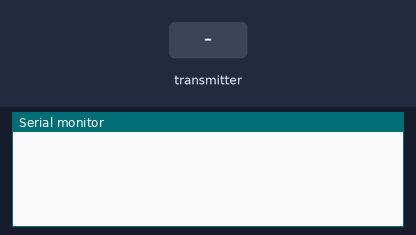
A sketch run on a simulated ESP32. Parts: the last lines printed to the serial monitor. The inputs (shaded band) are chosen by the test bench.

Above: at 1.2 s.
1.3 s: the transmitter starts sending id = 0
At 1.66 s:
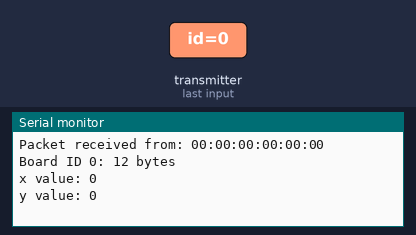
2.8 s: the transmitter starts sending x = 1024
4.3 s: the transmitter starts sending y = 1024
At 4.66 s:
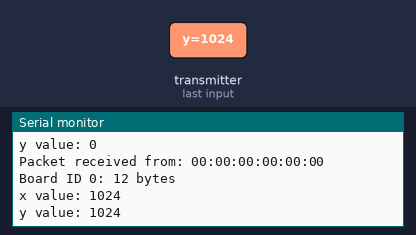
5.8 s: the transmitter starts sending id = 1
7.3 s: the transmitter starts sending x = 2048
8.8 s: the transmitter starts sending y = 2048
At 9.16 s:
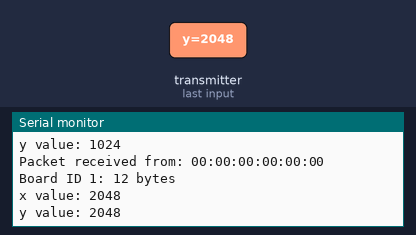
Timing chart, 0 to 11.3 s (numbered marks = the images above; inputs shaded):
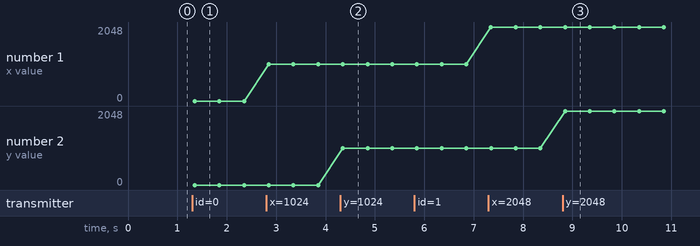

The sketch:

receiver.ino
```cpp
// AISYAH NURUL AINI               (4.31.21.0.03)
// BRIAN RAHMADITYA                (4.31.21.0.09)
// SABRINA VIRRY TALITHA MEIRILLA  (4.31.21.0.23)

#include <esp_now.h>
#include <WiFi.h>
// Structure example to receive data
// Must match the sender structure
typedef struct struct_message {
int id;
int x;
int y;
}struct_message;
// Create a struct_message called myData
struct_message myData;
// Create a structure to hold the readings from each board
struct_message board1;
struct_message board2;
struct_message board3;
// Create an array with all the structures
struct_message boardsStruct[3] = {board1, board2, board3};
// callback function that will be executed when data is received
void OnDataRecv(const uint8_t * mac_addr, const uint8_t *incomingData, int len) {
char macStr[18];
Serial.print("Packet received from: ");
snprintf(macStr, sizeof(macStr), "%02x:%02x:%02x:%02x:%02x:%02x",
mac_addr[0], mac_addr[1], mac_addr[2], mac_addr[3], mac_addr[4],
mac_addr[5]);
Serial.println(macStr);
memcpy(&myData, incomingData, sizeof(myData));
Serial.printf("Board ID %u: %u bytes\n", myData.id, len);
// Update the structures with the new incoming data
boardsStruct[myData.id-1].x = myData.x;
boardsStruct[myData.id-1].y = myData.y;
Serial.printf("x value: %d \n", boardsStruct[myData.id-1].x);
Serial.printf("y value: %d \n", boardsStruct[myData.id-1].y);
Serial.println();
}
void setup() {
//Initialize Serial Monitor
Serial.begin(115200);
//Set device as a Wi-Fi Station
WiFi.mode(WIFI_STA);
//Init ESP-NOW
if (esp_now_init() != ESP_OK) {
Serial.println("Error initializing ESP-NOW");
return;
}
// Once ESPNow is successfully Init, we will register for recv CB to
// get recv packer info
esp_now_register_recv_cb(OnDataRecv);
}
void loop() {
// Acess the variables for each board
/*int board1X = boardsStruct[0].x;
int board1Y = boardsStruct[0].y;
int board2X = boardsStruct[1].x;
int board2Y = boardsStruct[1].y;
int board3X = boardsStruct[2].x;
int board3Y = boardsStruct[2].y;*/
delay(10000);
}
```

Measured:
- after the input at 1.3 s, the serial monitor: prints a new line after 0.05 s (image 1)
- after the input at 4.3 s, the serial monitor: prints a new line after 0.05 s (image 2)
- after the input at 8.8 s, the serial monitor: prints a new line after 0.05 s (image 3)
- plotted number 1: 0 → 1024 after the input at 2.8 s, 1024 → 2048 after the input at 7.3 s
